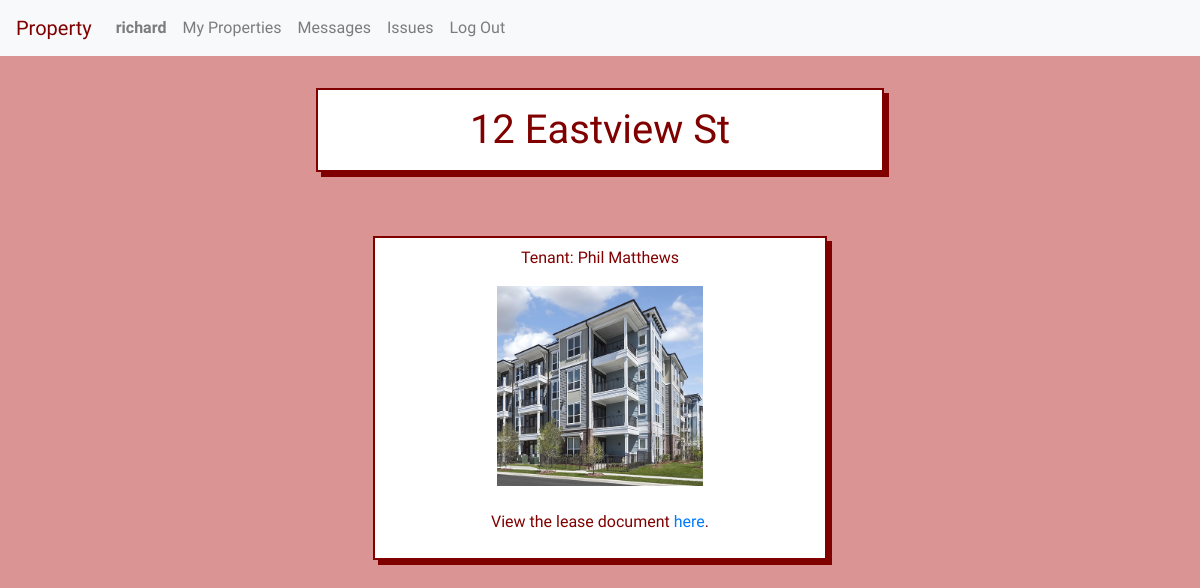
The app's page /property/unit/15 (signed in) with its own data.
### property/models.py (models this page shows, shortened)
class User(AbstractUser):
    tenant = models.BooleanField(default=True)
    manager = models.BooleanField(default=False)
    profile_picture = models.ImageField(blank=True, null=True, upload_to='profile_images/')

class Unit(models.Model):
    manager = models.ForeignKey(User, on_delete=models.CASCADE, related_name="managers")
    tenant = models.ForeignKey(User, on_delete=models.CASCADE, related_name="tenants", blank=True, null=True)
    address = models.CharField(max_length=200)
    image = models.ImageField(blank=True, upload_to='unit_images/')
    lease = models.FileField(blank=True, upload_to='leases/')
    def __str__(self):
        return f"{self.address}"

### property/views.py (the view)
# urls.py: path("unit/<int:unit_id>", views.unit, name="unit"),
@login_required
def unit(request, unit_id):
    if request.method == "GET":
        unit = Unit.objects.get(id=unit_id)
        return render(request, 'property/unit.html', {
            "unit": unit
        })

### property/templates/property/unit.html
{% extends "property/layout.html" %}
{% block body %}
{% if user == unit.manager %}
    <h1>{{unit}}</h1>
    <br><br>
    <div class="unit-listing">
        {% if unit.tenant %}
        <p>Tenant: {{unit.tenant.first_name}} {{unit.tenant.last_name}}</p>
        {% else %}
        <p>This unit does not have a registered tenant.</p>
        {% endif %}
        {% if unit.image %}
        <img src="{{ unit.image.url }}" alt="{{ unit.address }}" height=200>
        {% endif %}
        {% if unit.lease %}
        <br><br>
        <p>View the lease document <a href="{{ unit.lease.url }}" target="_blank" rel="noopener noreferrer">here</a>.</p>
        {% endif %}
    </div>
{% else %}
    You don't have permission to see this unit. Sorry!
{% endif %}
{% endblock %}

### property/templates/property/layout.html (shortened to what this page needs)
{% load static %}
<!DOCTYPE html>
<html lang="en">
    <head>
        <link rel="stylesheet" href="https://stackpath.bootstrapcdn.com/bootstrap/4.3.1/css/bootstrap.min.css">
        <link href="{% static 'property/styles.css' %}" rel="stylesheet">
    </head>
    <body>
        {% if user.is_authenticated %}
        <nav class="navbar sticky-top navbar-expand-lg navbar-light bg-light">
            <a id="property" class="navbar-brand" href="{% url 'index' %}">Property</a>
            <div class="collapse navbar-collapse" id="navbarTogglerDemo02">
              <ul class="navbar-nav mr-auto mt-2 mt-lg-0">
                <li class="nav-item">
                    <a class="nav-link" href="{% url 'profile' %}"><strong>{{ user.username }}</strong></a>
                </li>
                {% if user.manager %}
                <li class="nav-item">
                    <a class="nav-link" href="{% url 'index' %}">My Properties</a>
                </li>
                {% endif %}
                <li class="nav-item">
                    <a id="messages_nav" class="nav-link" href="{% url 'messages' %}">Messages</a>
                </li>
                <li class="nav-item">
                    <a id="issues_nav" class="nav-link" href="{% url 'issues' %}">Issues</a>
                </li>
                <li class="nav-item">
                    <a class="nav-link" href="{% url 'logout' %}">Log Out</a>
                </li>
              </ul>
            </div>
          </nav>
        {% endif %}
        <div class="body">
        {% block body %}
        {% endblock %}
        </div>
    </body>
</html>

### property/static/property/styles.css (style rules this page uses)
:root { --blue: rgb(60, 108, 196); --lightblue: rgb(127, 167, 241); }
body { background-color: rgb(219, 148, 148); color: maroon; font-family: 'Yusei Magic', sans-serif; }
#property { color: maroon; }
a { text-decoration: none !important; }
.body { padding: 2rem; text-align: center; }
h1 { padding: 1rem; margin-bottom: 1rem; margin: auto; text-align: center; border: maroon solid 2px; background-color: white; color: maroon; display: block; box-shadow: 5px 5px; width: 50%; min-width: 350px; }
.unit-listing, #add_property_form { padding: 0.5rem; margin: auto; width: 40%; min-width: 350px; margin-bottom: 1rem; margin-top: 1rem; text-align: center; border: maroon solid 2px; background-color: white; color: maroon; box-shadow: maroon 5px 5px; }

### records on screen
User: username "richard"
Unit: address "12 Eastview St", tenant.first_name "Phil", tenant.last_name "Matthews", image (picture)
